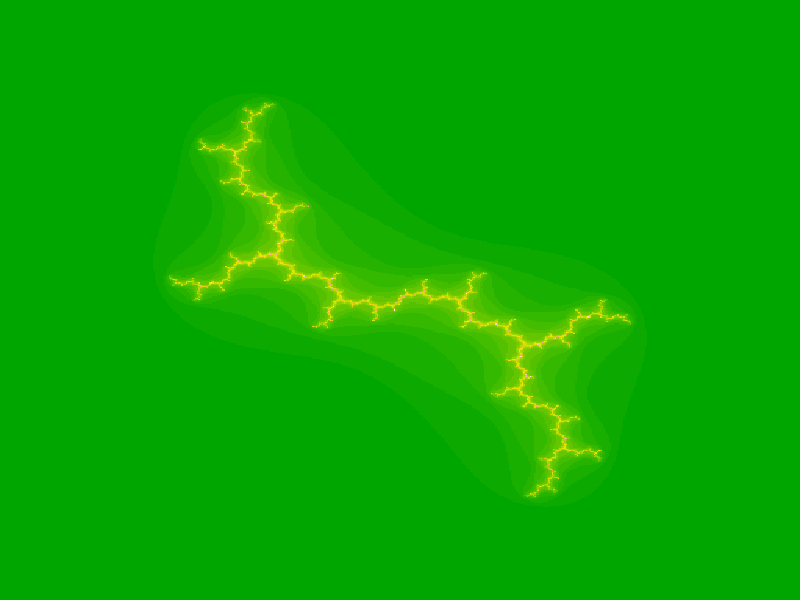
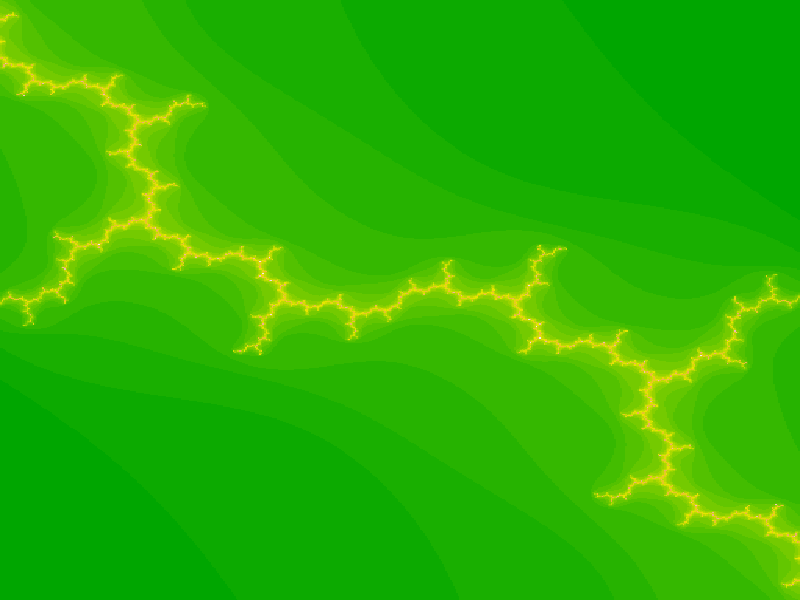
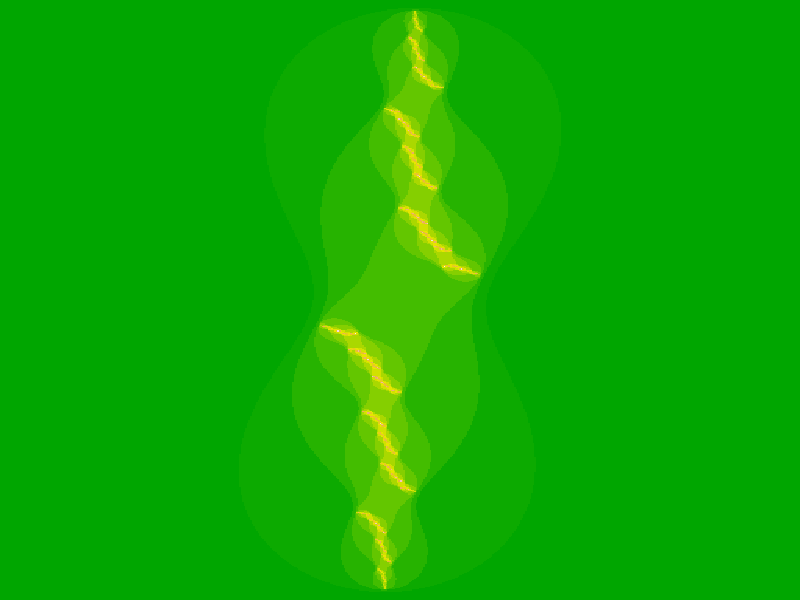

Here is the R script that generated these plots, in order:
Julia<-function(c=1i,res=512,iter=200,xc=0,yc=0,
  xoom=1,color=terrain.colors(30),...){
 #Julia set
 #c is the argument;res is the target resolution;
 #iter is cycle index; (xc,yc) is the center of the graphic;
 #xoom is the magnification times;
  x0<-xc-2/xoom;x1<-xc+2/xoom;
  y0<-yc-2/xoom;y1=yc+2/xoom;
  x<-seq(x0,x1,length=res);
  y<-seq(y0,y1,length=res);
  xx<-t(matrix(rep(x,length(x)),length(x)));
  yy<-matrix(rep(y,length(y)),length(y));
  z<-xx+yy*(1i);
  N<-matrix(0,res,res);
  C<-c*matrix(1,res,res);
   for(k in 1:iter){
     z=z^2+C;
     N[abs(z)>2]=k;
     C[abs(z)>2]=0;
     z[abs(z)>2]=0;
   }
  image(x,y,N,col=color,...);
}

#example
par(mar=rep(0,4));
Julia(1i,512,200,0,0,1,xlab="",ylab="",axes = FALSE);
dev.new();par(mar=rep(0,4));
Julia(1i,512,200,0,0,2000,xlab="",ylab="",axes = FALSE);
dev.new();par(mar=rep(0,4));
Julia(-1.8-0.21i,512,200,0,0,1,xlab="",ylab="",axes = FALSE);